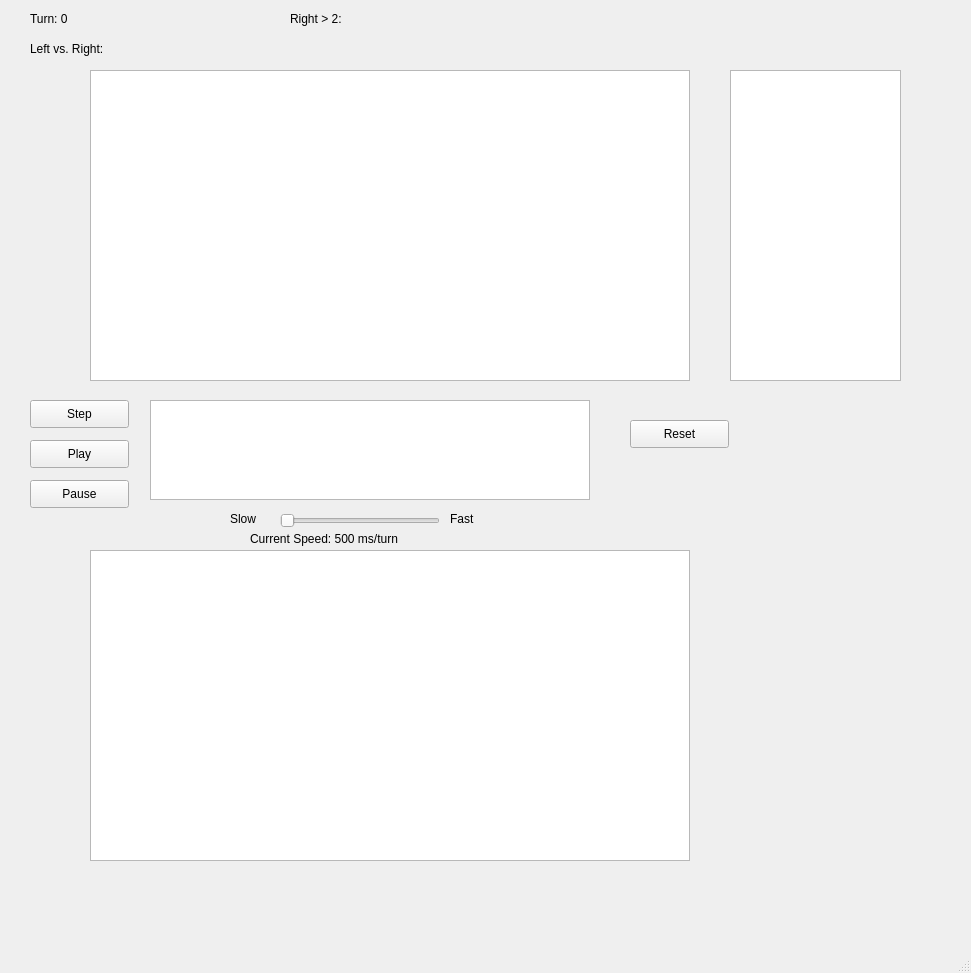
<?xml version="1.0" encoding="UTF-8"?>
<ui version="4.0">
 <class>MainWindow</class>
 <widget class="QMainWindow" name="MainWindow">
  <property name="geometry">
   <rect>
    <x>0</x>
    <y>0</y>
    <width>971</width>
    <height>973</height>
   </rect>
  </property>
  <property name="windowTitle">
   <string>MainWindow</string>
  </property>
  <widget class="QWidget" name="centralwidget">
   <widget class="QGraphicsView" name="antMindView">
    <property name="geometry">
     <rect>
      <x>90</x>
      <y>70</y>
      <width>600</width>
      <height>311</height>
     </rect>
    </property>
    <property name="verticalScrollBarPolicy">
     <enum>Qt::ScrollBarAlwaysOff</enum>
    </property>
    <property name="horizontalScrollBarPolicy">
     <enum>Qt::ScrollBarAlwaysOff</enum>
    </property>
   </widget>
   <widget class="QPushButton" name="StepButton">
    <property name="geometry">
     <rect>
      <x>30</x>
      <y>400</y>
      <width>99</width>
      <height>28</height>
     </rect>
    </property>
    <property name="text">
     <string>Step</string>
    </property>
   </widget>
   <widget class="QPushButton" name="PlayButton">
    <property name="geometry">
     <rect>
      <x>30</x>
      <y>440</y>
      <width>99</width>
      <height>28</height>
     </rect>
    </property>
    <property name="text">
     <string>Play</string>
    </property>
   </widget>
   <widget class="QPushButton" name="PauseButton">
    <property name="geometry">
     <rect>
      <x>30</x>
      <y>480</y>
      <width>99</width>
      <height>28</height>
     </rect>
    </property>
    <property name="text">
     <string>Pause</string>
    </property>
   </widget>
   <widget class="QGraphicsView" name="statisticsView">
    <property name="geometry">
     <rect>
      <x>150</x>
      <y>400</y>
      <width>440</width>
      <height>100</height>
     </rect>
    </property>
    <property name="verticalScrollBarPolicy">
     <enum>Qt::ScrollBarAlwaysOff</enum>
    </property>
    <property name="horizontalScrollBarPolicy">
     <enum>Qt::ScrollBarAlwaysOff</enum>
    </property>
   </widget>
   <widget class="QLabel" name="TurnBar">
    <property name="geometry">
     <rect>
      <x>30</x>
      <y>10</y>
      <width>291</width>
      <height>18</height>
     </rect>
    </property>
    <property name="text">
     <string>Turn: 0</string>
    </property>
   </widget>
   <widget class="QLabel" name="PercentageBar">
    <property name="geometry">
     <rect>
      <x>30</x>
      <y>40</y>
      <width>321</width>
      <height>18</height>
     </rect>
    </property>
    <property name="text">
     <string>Left vs. Right:</string>
    </property>
   </widget>
   <widget class="QPushButton" name="ResetButton">
    <property name="geometry">
     <rect>
      <x>630</x>
      <y>420</y>
      <width>99</width>
      <height>28</height>
     </rect>
    </property>
    <property name="text">
     <string>Reset</string>
    </property>
   </widget>
   <widget class="QLabel" name="AliveBar">
    <property name="geometry">
     <rect>
      <x>290</x>
      <y>10</y>
      <width>241</width>
      <height>18</height>
     </rect>
    </property>
    <property name="text">
     <string>Right &gt; 2:</string>
    </property>
   </widget>
   <widget class="QLabel" name="Slow">
    <property name="geometry">
     <rect>
      <x>230</x>
      <y>510</y>
      <width>41</width>
      <height>18</height>
     </rect>
    </property>
    <property name="text">
     <string>Slow</string>
    </property>
   </widget>
   <widget class="QLabel" name="Fast">
    <property name="geometry">
     <rect>
      <x>450</x>
      <y>510</y>
      <width>81</width>
      <height>18</height>
     </rect>
    </property>
    <property name="text">
     <string>Fast</string>
    </property>
   </widget>
   <widget class="QLabel" name="CurrentSpeed">
    <property name="geometry">
     <rect>
      <x>250</x>
      <y>530</y>
      <width>251</width>
      <height>18</height>
     </rect>
    </property>
    <property name="text">
     <string>Current Speed: 500 ms/turn</string>
    </property>
   </widget>
   <widget class="QSlider" name="horizontalSlider">
    <property name="geometry">
     <rect>
      <x>280</x>
      <y>510</y>
      <width>160</width>
      <height>22</height>
     </rect>
    </property>
    <property name="orientation">
     <enum>Qt::Horizontal</enum>
    </property>
   </widget>
   <widget class="QGraphicsView" name="antArmyView">
    <property name="geometry">
     <rect>
      <x>90</x>
      <y>550</y>
      <width>600</width>
      <height>311</height>
     </rect>
    </property>
    <property name="verticalScrollBarPolicy">
     <enum>Qt::ScrollBarAlwaysOff</enum>
    </property>
    <property name="horizontalScrollBarPolicy">
     <enum>Qt::ScrollBarAlwaysOff</enum>
    </property>
   </widget>
   <widget class="QGraphicsView" name="demoView">
    <property name="geometry">
     <rect>
      <x>730</x>
      <y>70</y>
      <width>171</width>
      <height>311</height>
     </rect>
    </property>
    <property name="verticalScrollBarPolicy">
     <enum>Qt::ScrollBarAlwaysOff</enum>
    </property>
    <property name="horizontalScrollBarPolicy">
     <enum>Qt::ScrollBarAlwaysOff</enum>
    </property>
   </widget>
  </widget>
  <widget class="QMenuBar" name="menubar">
   <property name="geometry">
    <rect>
     <x>0</x>
     <y>0</y>
     <width>971</width>
     <height>21</height>
    </rect>
   </property>
  </widget>
  <widget class="QStatusBar" name="statusbar"/>
 </widget>
 <resources/>
 <connections/>
</ui>
